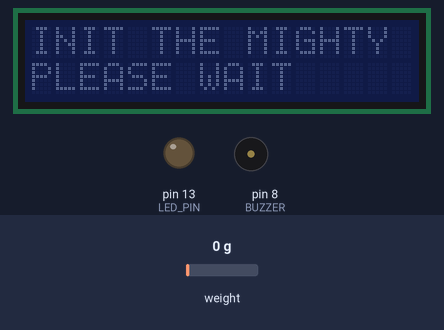
A sketch run on a simulated Arduino Uno, built with avr-gcc and run on an emulated ATmega328P. Shown: 16×2 character LCD, output pins drawn as LEDs (lit = HIGH), buzzer (waves = sounding, pin HIGH). Inputs (shaded band) come from the test bench; at power-on: weight on the scale 0 g. The modem accepts every AT command (registered, SIM ready, sends succeed) and sends nothing else; what the sketch prints to the serial monitor is not drawn.

Above: at 0.1 s.
At 2.2 s:
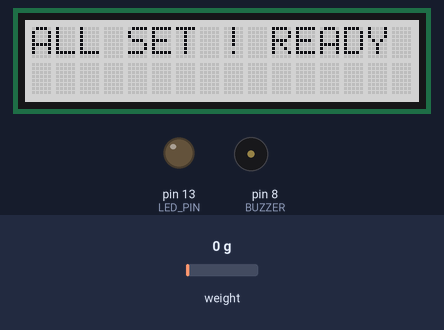
At 6.3 s:
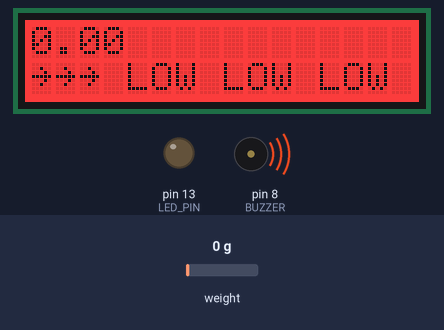
Timing chart, 0 to 7.8 s (numbered marks = the images above):
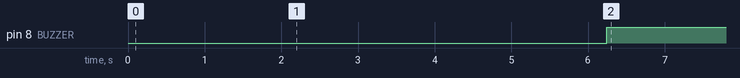

The sketch:

smart-kitchen-scale.ino
```cpp
#include <Wire.h>
#include <SoftwareSerial.h>

#include "rgb_lcd.h"
#include "HX711.h"

#define DOUT  3
#define CLK  2
#define CALIBRATION -420

#define BUZZER 8

#define SIGFOX_RX 5
#define SIGFOX_TX 4

#define LED_PIN 13

#define RED 0
#define GREEN 1
#define BLACK 2
#define WHITE 3

#define WEIGHT_EVERY 60000

SoftwareSerial sigfox(SIGFOX_RX,SIGFOX_TX);
rgb_lcd lcd;
HX711 scale(DOUT, CLK);

long zero_factor;
float weight;


void setup() {
  Serial.begin(9600);
  sigfox.begin(9600);

  pinMode(BUZZER, OUTPUT);
  pinMode(LED_PIN, OUTPUT);

  lcd.begin(16,2,1);
  setScreenColour(BLACK);
  lcd.write("INIT THE MIGHTY SCALE");
  lcd.setCursor(0,1);
  lcd.write("PLEASE WAIT");
  scale.set_scale();
  scale.tare();	//Reset the scale to 0

  zero_factor = scale.read_average(); //Get a baseline reading
  Serial.print("Zero factor: "); //This can be used to remove the need to tare the scale. Useful in permanent scale projects.
  Serial.println(zero_factor);
  lcd.clear();
  lcd.write("ALL SET ! READY TO USE");
  setScreenColour(WHITE);
  delay(500);

    sigfox.print("AT&V\n");
  delay(3500);
}

void loop() {
  while (sigfox.available()){
    Serial.write(sigfox.read());
  }

  digitalWrite(BUZZER, LOW);
  lcd.clear();
  lcd.setCursor(0,0);

  scale.set_scale(CALIBRATION);
  weight = scale.get_units();
  Serial.print(weight);
  Serial.print(" grams");
  Serial.println();

  lcd.print(weight);
  lcd.setCursor(0,1);

  sendSigfox(weight);

  if (weight < 10){
    lowAlert();
  }
  else{
   fine();

  }

  delay(WEIGHT_EVERY);
}

void sendSigfox(double value){
  int i = (int)(weight*100);
  String frame = String(i, HEX);

  if (frame.length() % 2 == 1){
    frame = "0"+frame;
  }
  Serial.print("AT$SF=");
  Serial.print(frame);
  Serial.println();

  sigfox.print("AT$SF=");
  sigfox.print(frame);
  sigfox.print("\n");
}
void setScreenColour(int colour){
  switch (colour){
    case RED:
      lcd.setRGB(255,0,0);
      break;
    case GREEN:
      lcd.setRGB(0,255,0);
      break;
    case BLACK:
      lcd.setRGB(0,0,0);
      break;
    case WHITE:
      lcd.setRGB(200,200,200);
      break;
    default:
      lcd.setRGB(0,100,200);
  }
}
void lowAlert(){
  setScreenColour(RED);
  buzz();
  lcd.setCursor(0,1);
  lcd.write("~~~ LOW LOW LOW ~~~");
}
void fine(){
  setScreenColour(GREEN);
  lcd.setCursor(0,1);
  lcd.write(":)");
}
void buzz(){
  digitalWrite(BUZZER, HIGH);
}
```

Measured:
- by itself, pin 8 (BUZZER): LOW → HIGH at 6.2 s
- what the display in image 1 shows lasts 4.0 s, from 2.1 s to 6.1 s
